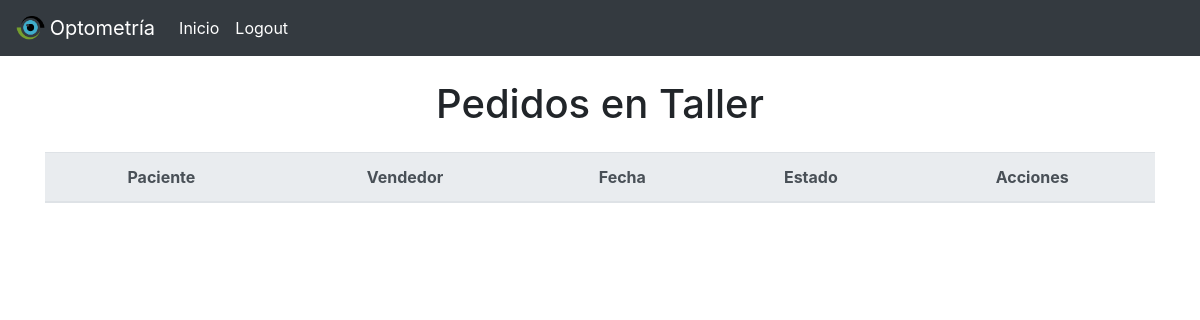
/tallerista/pedidos/ (signed in), run on an earlier commit of the app's database.
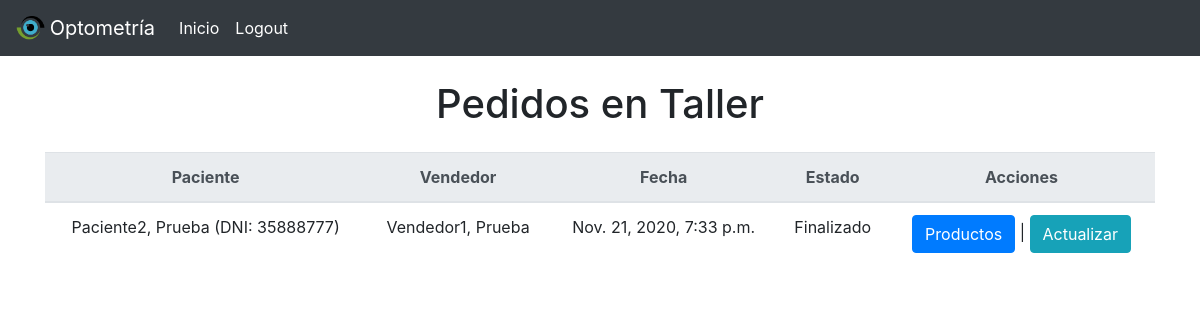
And on a later commit of the database.
### orders/models.py (models this page shows, shortened)
class Order(models.Model):
    products = models.ManyToManyField(Product,
                                      verbose_name="Productos",
                                      related_name="Productos",
                                      blank=False,
                                      null=False)
    patient = models.ForeignKey(Patient,
                                on_delete=models.CASCADE,
                                verbose_name="Paciente")
    seller = models.ForeignKey(settings.AUTH_USER_MODEL,
                               on_delete=models.CASCADE,
                               limit_choices_to=Q(groups__name='Vendedor'),
                               related_name="Vendedor",
                               verbose_name="Vendedor")
    date = models.DateTimeField(auto_now=True,
                                verbose_name="Fecha")
    STATUS = (
        ('PED', 'Pedido'),
        ('TAL', 'Taller'),
        ('PEN', 'Pendiente'),
        ('FIN', 'Finalizado'),
    )
    status = models.CharField(max_length=3,
                              choices=STATUS,
                              default='PEN')
    METHODS = (
        ('CRED', 'Tarjeta de Credito'),
        ('DBTO', 'Tarjeta de Debito'),
        ('VIRT', 'Billetera Virtual'),
        ('EFEC', 'Efectivo')
    )
    payment_method = models.CharField(verbose_name="Metodo de Pago",
                                      max_length=4,
                                      choices=METHODS,
                                      default='EFEC')
    class Meta:
        verbose_name = "Pedido"
        verbose_name_plural = "Pedidos"

### patient/models.py (models this page shows)
class Patient(models.Model):
    document_id = models.IntegerField(primary_key=True,
                                      unique=True,
                                      verbose_name="DNI")
    first_name = models.CharField(max_length=64,
                                  verbose_name="Nombre")
    last_name = models.CharField(max_length=64,
                                 verbose_name="Apellido")
    medical_history = models.TextField(max_length=256,
                                       verbose_name="Historia Medica")
    class Meta:
        verbose_name = "Paciente"
        verbose_name_plural = "Pacientes"
    def __str__(self):
        return f"{self.first_name}, {self.last_name} (DNI: {self.document_id})"

### orders/views.py (the view)
# urls.py: url(r'^tallerista/pedidos/$', group_required('Taller')(WorkShopList.as_view()), name='workshop_list'),
class WorkShopList(ListView):
    model = Order
    template_name_suffix = '_workshop_list'
    def get_queryset(self):
        new_context = Order.objects.filter(Q(status='FIN') | Q(status='TAL')).order_by('status')
        return new_context

### appointments/models.py (called while the page is built)
def get_name(self):
    return f"{self.first_name}, {self.last_name}"

### orders/templates/orders/order_workshop_list.html (shortened to what this page needs)
{% extends "index/base.html" %}
{% block navbar %} {% include "index/logout.html" %}{% endblock %}
{% block content %}
<div class="container mt-4 text-center">
        <h1>Pedidos en Taller</h1>
    <table class="table mt-4">
        <tr>
            <thead class="thead-light">
                <tr>
                    <th scope="col">Paciente</th>
                    <th scope="col">Vendedor</th>
                    <th scope="col">Fecha</th>
                    <th scope="col">Estado</th>
                    <th scope="col">Acciones</th>
                </tr>
            </thead>
            <tbody>
                {% for order in object_list %}
                <tr>
                    <td>{{order.patient}}</td>
                    <td>{{order.seller}}</td>
                    <td>{{order.date}}</td>
                    <td>{{order.get_status_display}}</td>
                    <td>
                        <a href="{% url 'orders:workshop_detail' order.id %}" class="btn btn-primary">Productos</a> | <a href="{% url 'orders:workshop_edit' order.id %}" class="btn btn-info">Actualizar</a>
                    </td>
                </tr>
                {% endfor %}
            </tbody>
        </tr>
    </table>
</div>
{% endblock %}

What changed in the data, as far as the page shows it:
now on this page (row edited): Order: patient "Paciente2, Prueba (DNI: 35888777)", seller "Vendedor1, Prueba", date "Nov. 21, 2020, 7:33 p.m.", status "Finalizado"
